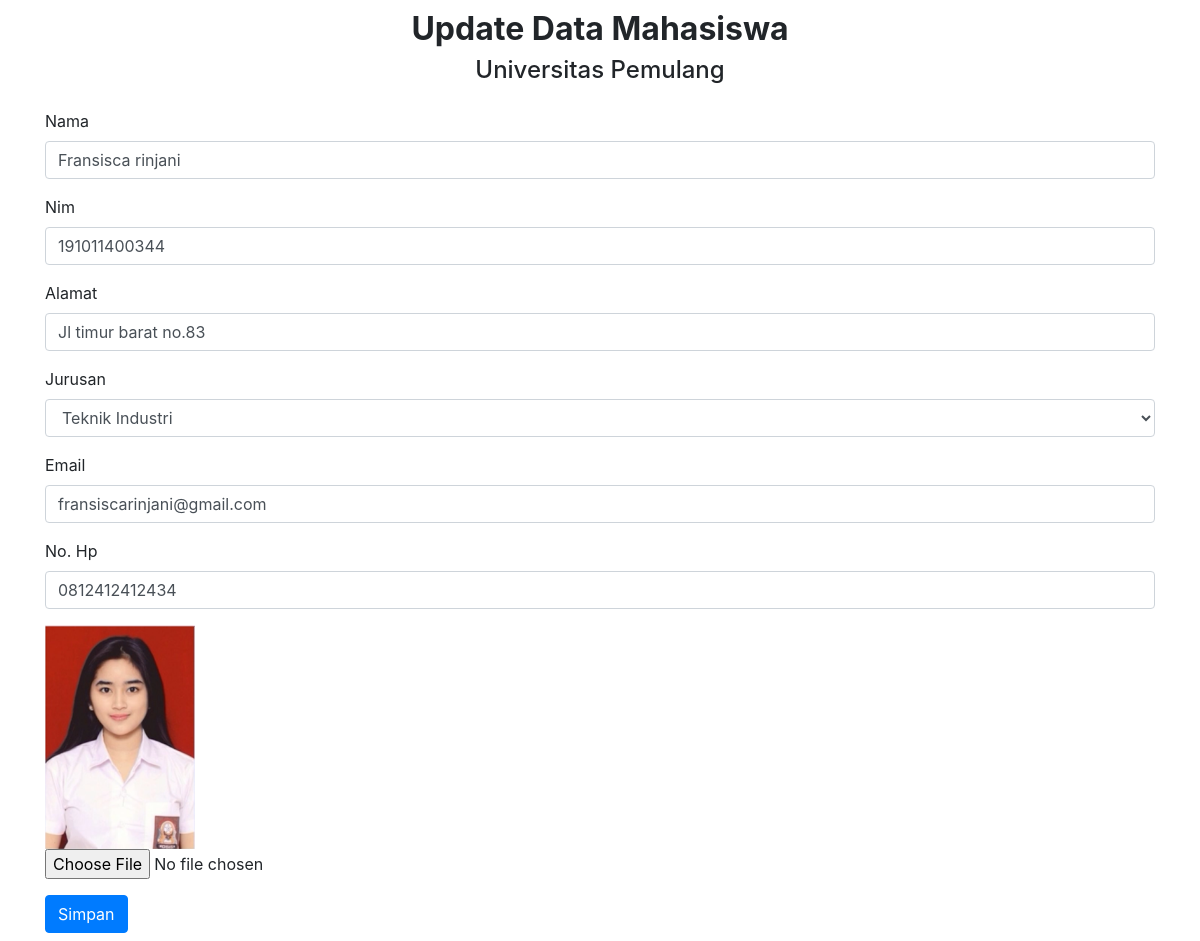
/updateData.php?id=19 (signed in), run on the app's committed database.
### tables this page shows
CREATE TABLE `data_mahasiswa` (
  `id` int(11) NOT NULL,
  `nama` varchar(255) NOT NULL,
  `nim` char(15) NOT NULL,
  `alamat` varchar(255) NOT NULL,
  `jurusan` varchar(255) NOT NULL,
  `email` varchar(255) NOT NULL,
  `no_hp` varchar(255) NOT NULL,
  `photo` varchar(255) NOT NULL
);

### functions.php (called while the page is built, shortened)
<?php
$link = mysqli_connect("localhost", "root", "", "universitas_pamulang");
function query($query) {
    global $link;
    $result = mysqli_query($link, $query);
    $data = mysqli_fetch_all($result, MYSQLI_ASSOC);
    return $data;
}
?>

### updateData.php (the view, shortened to what this page needs)
<?php
require 'functions.php';
$id = $_GET["id"];
$mahasiswa = query("SELECT * FROM data_mahasiswa WHERE id=$id")[0];
?>
<!DOCTYPE html>
<html lang="en">
<head>
    <link rel="stylesheet" href="https://stackpath.bootstrapcdn.com/bootstrap/4.5.1/css/bootstrap.min.css">
    <link rel="stylesheet" href="css/style-two.css">
</head>
<body>
<div class="container">
<h1 class="title">Update Data Mahasiswa</h1>
<h4 class="text-center mb-4">Universitas Pemulang</h4>
<form action="" method="post" enctype="multipart/form-data" autocomplete="off">
    <div class="form-group">
      <label for="nama">Nama</label>
      <input type="text" class="form-control" id="nama" placeholder="Masukan Nama Mahasiswa" name="nama" value="<?= $mahasiswa["nama"]; ?>" required>
    </div>
    <div class="form-group">
      <label for="nim">Nim</label>
      <input type="number" class="form-control" id="nim" placeholder="Masukan Nim Mahasiswa" name="nim" value="<?= $mahasiswa["nim"]; ?>" required>
    </div>
    <div class="form-group">
        <label for="alamat">Alamat</label>
        <input type="text" class="form-control" id="alamat" placeholder="Masukan Alamat" name="alamat" value="<?= $mahasiswa["alamat"]; ?>" required>
    </div>
    <div class="form-group">
        <label for="jurusan">Jurusan</label>
        <select class="form-control" id="jurusan" name="jurusan" aria-selected="<?= $mahasiswa["jurusan"]; ?>" required>
          <option>Teknik Industri</option>
        </select>
    </div>
    <div class="form-group">
        <label for="email">Email</label>
        <input type="email" class="form-control" id="email" value="<?= $mahasiswa["email"]; ?>" name="email" required>
    </div>
    <div class="form-group">
        <label for="no_hp">No. Hp</label>
        <input type="number" class="form-control" id="no_hp" value="<?= $mahasiswa["no_hp"]; ?>" name="no_hp" required>
    </div>
    <div class="form-group">
        <img src="img/<?= $mahasiswa["photo"]; ?>" alt="photo" width="150">
        <input type="file" class="form-control-file" id="photo" name="photo">
    </div>
    <button type="submit" class="btn btn-primary mb-2 submit" name="submit">Simpan</button>
</form>
</div>
</body>
</html>

### css/style-two.css (style rules this page uses)
.title { text-align: center; font-size: 1.2em; font-weight: bold; padding-top: 10px; }
@media (min-width: 992px) { .title { font-size: 2em; padding-top: 10px; } }

### data on the page
data_mahasiswa: nama "Fransisca rinjani", nim "191011400344", alamat "Jl timur barat no.83", jurusan "Teknik Industri", email "fransiscarinjani@gmail.com", no_hp "0812412412434", photo (picture)
